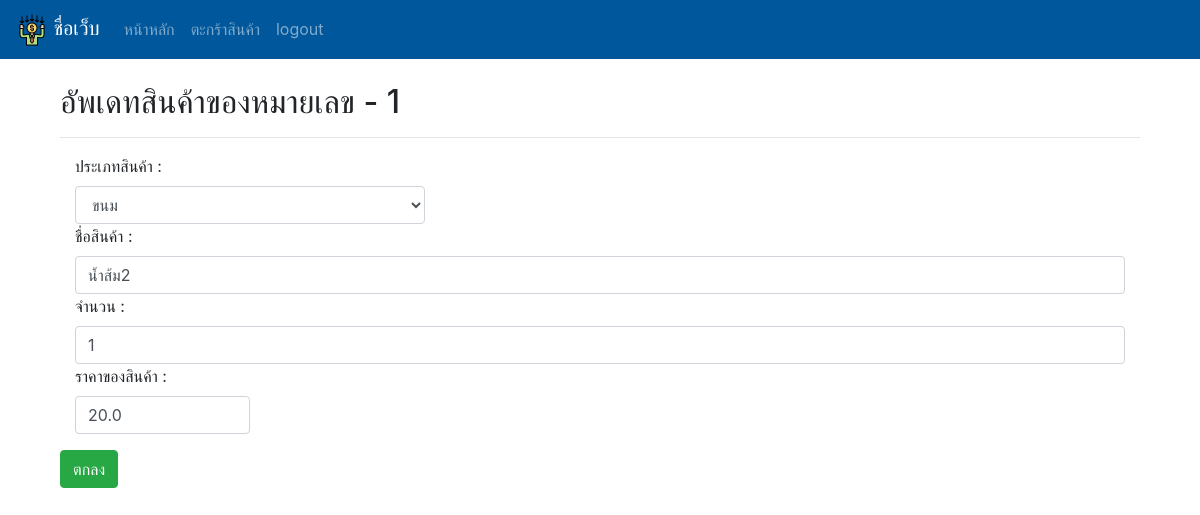
The app's page /manage/product/1 with its own data.
### main/models.py (models this page shows, shortened)
class Product(models.Model):
    type = models.ForeignKey(Type, on_delete=models.PROTECT,null=True)
    name = models.CharField(max_length=255)
    price = models.FloatField()
    stock = models.IntegerField()
    picture = models.ImageField(upload_to='product_pic',null=True,blank=True)

class Type(models.Model):
    type_name = models.CharField(max_length=255)

### manage/views.py (the view, shortened to what this page needs)
# urls.py: path('product/<int:product_id>',views.product_update,name='pup'),
def product_update(request,product_id):
    page_title = 'Update Product = %d' %product_id
    product = Product.objects.get(pk=product_id)
    type = Type.objects.all()
    notice = ''
    context={
        'num':product_id,
        'product':product,
        'type':type,
        'notice':notice,
        'page_title':page_title
    }
    return render(request,'manage/product_form.html',context=context)

### manage/templates/manage/product_form.html (shortened to what this page needs)
{% extends 'basesell.html' %}
{% block content %}
 <div class="container">
  {% if product.id %}
  <form method="POST" action="{% url 'pup' product_id=num %}">
    <h2>อัพเดทสินค้าของหมายเลข - {{num}}</h2>
    <hr>
      {% endif %}
      <div class="form-group">
        <div class="col">
          {% if product.id %}
          <label>ประเภทสินค้า :</label>
          <select name="txt" class="form-control col-4">
            {% for t in type %}
            <option value="{{t.id}}" {% if product.type.id == t.id %} selected {% endif %}>{{t.type_name}}</option>
            {% endfor %}
          </select>
          {% endif %}
        </div>
        <div class="col">
          <label>ชื่อสินค้า :</label>
          <input type="text" class="form-control" name="txt_2" value="{{product.name}}" required>
        </div>
        <div class="col">
          <label>จำนวน :</label>
          <input type="text" class="form-control" name="txt_3" value="{{product.stock}}" required>
        </div>
        <div class="col">
          <label>ราคาของสินค้า :</label>
          <input type="text" class="form-control col-2" name="txt_4" value="{{product.price}}" required>
        </div>
      </div>
      <input type="submit" class="btn btn-success" value="ตกลง">
    </form><br>
</div>
{% endblock %}

### records on screen
Product: txt "ขนม", txt_2 "น้ำส้ม2", txt_3 "1", txt_4 "20.0"

### other values on screen
{{ num }} "1"
